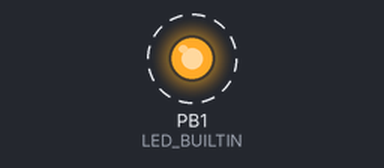
A sketch run on a simulated ATtiny85, built with avr-gcc and run on an emulated ATtiny85. Shown: output pins drawn as LEDs (lit = HIGH). Dashed ring = blinking. No radio packets arrive unless stated.

Above: at 0.13 s.
Timing chart, 0 to 3.0 s (numbered marks = the images above):
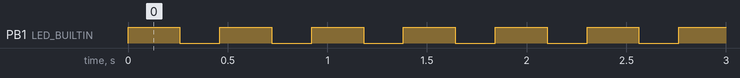

Measured:
- by itself, PB1 (LED_BUILTIN): alternates HIGH for 0.26 s and LOW for 0.20 s

The sketch:

send_hello.ino
```cpp
// ask_transmitter.pde
// -*- mode: C++ -*-
// Simple example of how to use RadioHead to transmit messages
// with a simple ASK transmitter in a very simple way.
// Implements a simplex (one-way) transmitter with an TX-C1 module
// Tested on Arduino Mega, Duemilanova, Uno, Due, Teensy, ESP-12

#include <RH_ASK.h>
#ifdef RH_HAVE_HARDWARE_SPI
#include <SPI.h> // Not actually used but needed to compile
#endif

RH_ASK driver;
// RH_ASK driver(2000, 4, 5, 0); // ESP8266 or ESP32: do not use pin 11 or 2
// RH_ASK driver(2000, 3, 4, 0); // ATTiny, RX on D3 (pin 2 on attiny85) TX on D4 (pin 3 on attiny85),
// RH_ASK driver(2000, PD14, PD13, 0); STM32F4 Discovery: see tx and rx on Orange and Red LEDS

void setup()
{
  pinMode(LED_BUILTIN, OUTPUT);
#ifdef RH_HAVE_SERIAL
    Serial.begin(9600);   // Debugging only
#endif
    if (!driver.init())
#ifdef RH_HAVE_SERIAL
         Serial.println("init failed");
#else
        ;
#endif
}

void loop()
{
    const char *msg = "hello";

    digitalWrite(LED_BUILTIN, HIGH);
    driver.send((uint8_t *)msg, strlen(msg));
    driver.waitPacketSent();
    delay(200);
    digitalWrite(LED_BUILTIN, LOW);
    delay(200);
}
```
